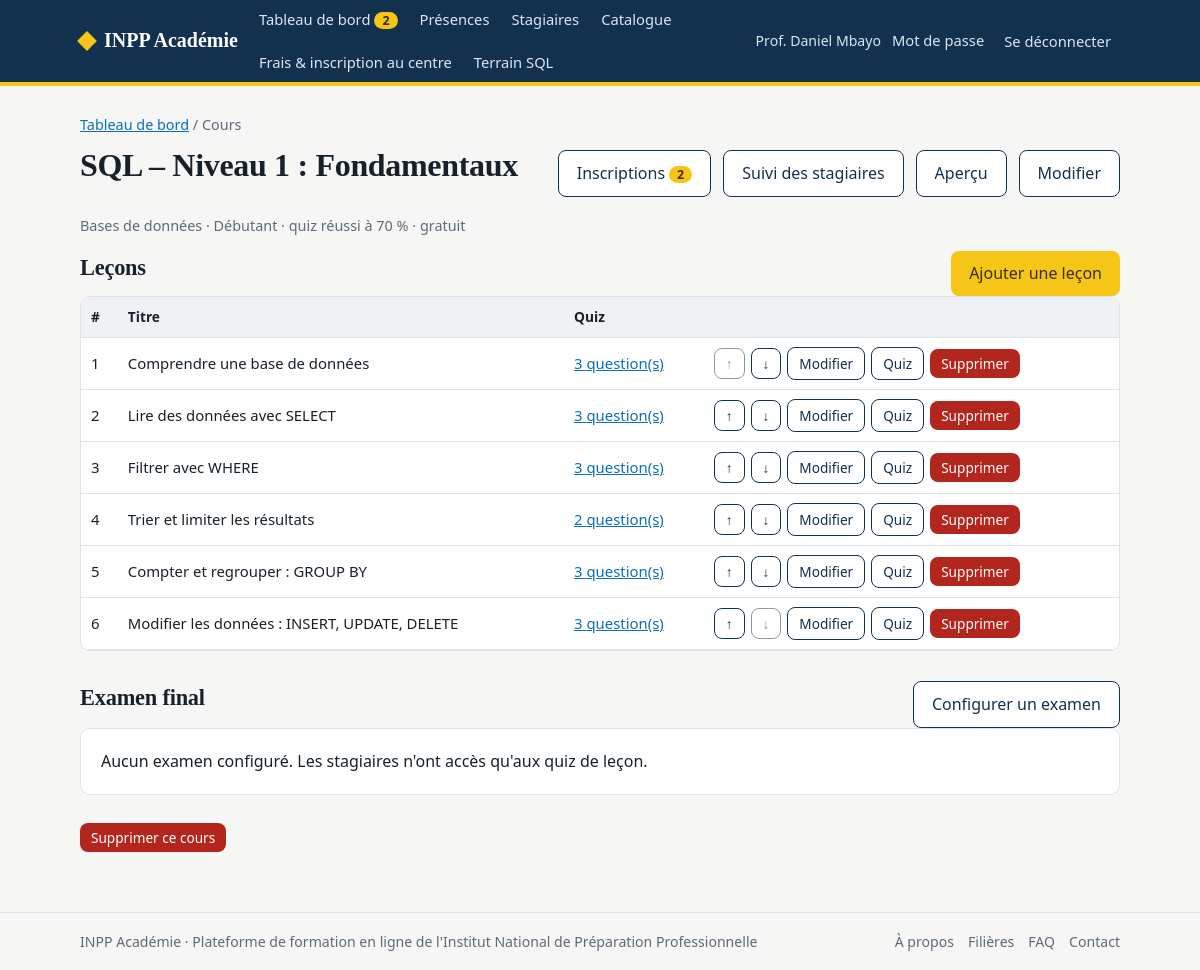
Screenshot of /formateur/cours/1 (signed in) with the database file from the repository.
### tables this page shows
CREATE TABLE users (
    id INTEGER PRIMARY KEY AUTOINCREMENT,
    full_name TEXT NOT NULL,
    email TEXT NOT NULL UNIQUE,
    password_hash TEXT NOT NULL,
    role TEXT NOT NULL CHECK (role IN ('formateur', 'stagiaire', 'secretaire')),
    must_change_password INTEGER NOT NULL DEFAULT 0,
    created_by INTEGER REFERENCES users(id) ON DELETE SET NULL,
    created_at TEXT NOT NULL DEFAULT (datetime('now'))
);

CREATE TABLE courses (
    id INTEGER PRIMARY KEY AUTOINCREMENT,
    title TEXT NOT NULL,
    category TEXT NOT NULL DEFAULT 'Général',
    level TEXT NOT NULL DEFAULT 'Débutant',
    description TEXT NOT NULL DEFAULT '',
    fee_amount REAL NOT NULL DEFAULT 0,
    currency TEXT NOT NULL DEFAULT 'USD',
    pass_mark INTEGER NOT NULL DEFAULT 70,
    published INTEGER NOT NULL DEFAULT 1,
    trainer_id INTEGER NOT NULL REFERENCES users(id),
    created_at TEXT NOT NULL DEFAULT (datetime('now'))
);

CREATE TABLE lessons (
    id INTEGER PRIMARY KEY AUTOINCREMENT,
    course_id INTEGER NOT NULL REFERENCES courses(id) ON DELETE CASCADE,
    position INTEGER NOT NULL,
    title TEXT NOT NULL,
    content TEXT NOT NULL DEFAULT '',
    image TEXT
);

### app.py (the view)
@app.route("/formateur/cours/<int:course_id>")
@trainer_required
def course_manage(course_id):
    course = own_course(course_id)
    lessons = get_db().execute(
        "SELECT l.*, (SELECT COUNT(*) FROM questions q WHERE q.lesson_id=l.id) AS nb_questions "
        "FROM lessons l WHERE l.course_id=? ORDER BY position, id", (course_id,)).fetchall()
    pending = get_db().execute("SELECT COUNT(*) FROM enrollments WHERE course_id=? AND status='pending'",
                               (course_id,)).fetchone()[0]
    exam = get_exam(course_id)
    exam_nb_questions = 0
    exam_nb_attempts = 0
    if exam:
        exam_nb_questions = get_db().execute("SELECT COUNT(*) FROM exam_questions WHERE exam_id=?",
                                             (exam["id"],)).fetchone()[0]
        exam_nb_attempts = get_db().execute("SELECT COUNT(*) FROM exam_attempts WHERE exam_id=?",
                                            (exam["id"],)).fetchone()[0]
    return render_template("formateur/course_manage.html", course=course, lessons=lessons, pending=pending,
                           exam=exam, exam_nb_questions=exam_nb_questions, exam_nb_attempts=exam_nb_attempts)

### app.py (called while the page is built)
def get_db():
    if "db" not in g:
        g.db = database.connect()
    return g.db

def csrf_field():
    if "_csrf" not in session:
        session["_csrf"] = secrets.token_hex(16)
    from markupsafe import Markup
    return Markup(f'<input type="hidden" name="_csrf" value="{session["_csrf"]}">')

@app.before_request
def csrf_protect():
    if request.method == "POST":
        sent = request.form.get("_csrf", "")
        if not sent or not secrets.compare_digest(sent, session.get("_csrf", "")):
            abort(400, "Formulaire expiré. Rechargez la page et recommencez.")

@app.before_request
def load_user():
    g.user = None
    uid = session.get("uid")
    if uid:
        g.user = get_db().execute("SELECT * FROM users WHERE id=?", (uid,)).fetchone()
        if g.user is None:
            session.clear()
    if (g.user and g.user["must_change_password"]
            and request.endpoint not in ("change_password", "logout", "static")):
        return redirect(url_for("change_password"))

@app.context_processor
def inject_nav():
    pending = 0
    if g.get("user") and g.user["role"] == "formateur":
        pending = get_db().execute(
            "SELECT COUNT(*) FROM enrollments e JOIN courses c ON c.id=e.course_id "
            "WHERE c.trainer_id=? AND e.status='pending'", (g.user["id"],)).fetchone()[0]
    return {"pending_total": pending}

def login_required(view):
    @wraps(view)
    def wrapped(*a, **kw):
        if not g.user:
            flash("Connectez-vous pour continuer.", "info")
            return redirect(url_for("login", next=request.path))
        return view(*a, **kw)
    return wrapped

def trainer_required(view):
    @wraps(view)
    @login_required
    def wrapped(*a, **kw):
        if g.user["role"] != "formateur":
            abort(403)
        return view(*a, **kw)
    return wrapped

def get_course(course_id):
    row = get_db().execute(
        "SELECT c.*, u.full_name AS trainer_name FROM courses c JOIN users u ON u.id=c.trainer_id "
        "WHERE c.id=?", (course_id,)).fetchone()
    if row is None:
        abort(404)
    return row

def own_course(course_id):
    course = get_course(course_id)
    if course["trainer_id"] != g.user["id"]:
        abort(403)
    return course

def get_exam(course_id):
    return get_db().execute("SELECT * FROM exams WHERE course_id=?", (course_id,)).fetchone()

### db.py (called while the page is built)
def connect():
    conn = sqlite3.connect(DB_PATH)
    conn.row_factory = sqlite3.Row
    conn.execute("PRAGMA foreign_keys = ON")
    return conn

### templates/formateur/course_manage.html
{% extends "base.html" %}{% block title %}{{ course.title }}{% endblock %}
{% block content %}
<div class="crumbs"><a href="{{ url_for('trainer_dashboard') }}">Tableau de bord</a> / Cours</div>
<div class="row between"><h1>{{ course.title }}</h1>
  <div class="row"><a class="btn alt" href="{{ url_for('enrollments', course_id=course.id) }}">Inscriptions{% if pending %}<span class="badge">{{ pending }}</span>{% endif %}</a><a class="btn alt" href="{{ url_for('tracking', course_id=course.id) }}">Suivi des stagiaires</a><a class="btn alt" href="{{ url_for('learn', course_id=course.id) }}">Aperçu</a><a class="btn alt" href="{{ url_for('course_edit', course_id=course.id) }}">Modifier</a></div></div>
<p class="meta">{{ course.category }} · {{ course.level }} · quiz réussi à {{ course.pass_mark }} % · {% if course.fee_amount %}{{ '%g'|format(course.fee_amount) }} {{ course.currency }}{% else %}gratuit{% endif %}{% if not course.published %} · <span class="tag warn">Brouillon</span>{% endif %}</p>
<div class="row between"><h2>Leçons</h2><a class="btn sun" href="{{ url_for('lesson_new', course_id=course.id) }}">Ajouter une leçon</a></div>
<div class="scroll"><table><thead><tr><th>#</th><th>Titre</th><th>Quiz</th><th></th></tr></thead><tbody>
{% for l in lessons %}<tr>
  <td>{{ loop.index }}</td><td>{{ l.title }}</td>
  <td><a href="{{ url_for('questions', lesson_id=l.id) }}">{{ l.nb_questions }} question(s)</a>{% if not l.nb_questions %} <span class="tag warn">Sans quiz</span>{% endif %}</td>
  <td><div class="row" style="gap:6px">
    <form method="post" action="{{ url_for('lesson_move', lesson_id=l.id) }}">{{ csrf_field() }}<input type="hidden" name="dir" value="up"><button class="btn alt small" {{ 'disabled' if loop.first }} aria-label="Monter">↑</button></form>
    <form method="post" action="{{ url_for('lesson_move', lesson_id=l.id) }}">{{ csrf_field() }}<input type="hidden" name="dir" value="down"><button class="btn alt small" {{ 'disabled' if loop.last }} aria-label="Descendre">↓</button></form>
    <a class="btn alt small" href="{{ url_for('lesson_edit', lesson_id=l.id) }}">Modifier</a>
    <a class="btn alt small" href="{{ url_for('questions', lesson_id=l.id) }}">Quiz</a>
    <form method="post" action="{{ url_for('lesson_delete', lesson_id=l.id) }}" onsubmit="return confirm('Supprimer cette leçon et son quiz ?')">{{ csrf_field() }}<button class="btn bad small">Supprimer</button></form>
  </div></td></tr>
{% else %}<tr><td colspan="4">Aucune leçon. Ajoutez la première.</td></tr>{% endfor %}
</tbody></table></div>
<div class="row between" style="margin-top:30px"><h2>Examen final</h2>
  <a class="btn alt" href="{{ url_for('exam_config', course_id=course.id) }}">{{ 'Modifier' if exam else 'Configurer un examen' }}</a></div>
{% if exam %}
<div class="card">
  <p class="row between">
    <span>{{ exam.title }} · {{ exam.duration_minutes }} min · réussite à {{ exam.pass_mark }} % · {{ exam.max_attempts }} tentative(s)
      {% if not exam.published %} · <span class="tag warn">Non publié</span>{% endif %}</span>
    <a class="btn alt small" href="{{ url_for('exam_results', course_id=course.id) }}">{{ exam_nb_attempts }} tentative(s) enregistrée(s)</a>
  </p>
  <p class="meta" style="margin:6px 0 0"><a href="{{ url_for('exam_questions', course_id=course.id) }}">{{ exam_nb_questions }} question(s)</a>{% if not exam_nb_questions %} <span class="tag warn">Sans question</span>{% endif %}</p>
</div>
{% else %}<div class="card">Aucun examen configuré. Les stagiaires n'ont accès qu'aux quiz de leçon.</div>{% endif %}
<form method="post" action="{{ url_for('course_delete', course_id=course.id) }}" onsubmit="return confirm('Supprimer définitivement ce cours, ses leçons, quiz et inscriptions ?')" style="margin-top:28px">{{ csrf_field() }}<button class="btn bad small">Supprimer ce cours</button></form>
{% endblock %}

### templates/base.html (shortened to what this page needs)
<!doctype html>
<html lang="fr">
<head>
<link rel="stylesheet" href="{{ url_for('static', filename='style.css') }}">
</head>
<body>
<header class="topbar noprint"><div class="wrap">
  <a class="brand" href="{{ url_for('index') }}"><i></i>INPP Académie</a>
  <nav>
    {% if g.user and g.user.role == 'formateur' %}
      <a href="{{ url_for('trainer_dashboard') }}">Tableau de bord{% if pending_total %}<span class="badge">{{ pending_total }}</span>{% endif %}</a>
      <a href="{{ url_for('sections_list') }}">Présences</a>
      <a href="{{ url_for('learners') }}">Stagiaires</a>
      <a href="{{ url_for('catalogue') }}">Catalogue</a>
    {% elif g.user and g.user.role == 'secretaire' %}
      <a href="{{ url_for('sec_dashboard') }}">Secrétariat</a>
      <a href="{{ url_for('sec_new') }}">Nouvelle inscription</a>
      <a href="{{ url_for('sec_registry') }}">Registre</a>
      <a href="{{ url_for('sec_jury') }}">Jury</a>
      <a href="{{ url_for('sec_tariffs') }}">Tarifs</a>
    {% elif g.user %}
      <a href="{{ url_for('my_courses') }}">Mes formations</a>
      <a href="{{ url_for('catalogue') }}">Catalogue</a>
    {% else %}
      <a href="{{ url_for('catalogue') }}">Catalogue</a>
      <a href="{{ url_for('filieres_public') }}">Filières</a>
      <a href="{{ url_for('apropos') }}">À propos</a>
    {% endif %}
    {% if not g.user or g.user.role != 'secretaire' %}<a href="{{ url_for('procedure') }}">Frais &amp; inscription au centre</a>{% endif %}
    {% if g.user and g.user.role != 'secretaire' %}<a href="{{ url_for('sql_lab') }}">Terrain SQL</a>{% endif %}
  </nav>
  <div class="who">
    {% if g.user %}
      <span>{{ g.user.full_name }}</span>
      <a class="linkbtn" href="{{ url_for('change_password') }}">Mot de passe</a>
      <form method="post" action="{{ url_for('logout') }}" style="margin:0">{{ csrf_field() }}<button class="linkbtn">Se déconnecter</button></form>
    {% else %}
      <a class="linkbtn" href="{{ url_for('login') }}">Se connecter</a>
      <a class="btn sun small" href="{{ url_for('register') }}">Créer un compte</a>
    {% endif %}
  </div>
</div></header>
<main><div class="wrap">
  {% block content %}{% endblock %}
</div></main>
<footer class="noprint"><div class="wrap">
  <div class="row between">
    <span>INPP Académie · Plateforme de formation en ligne de l'Institut National de Préparation Professionnelle</span>
    <nav class="row" style="gap:14px">
      <a href="{{ url_for('apropos') }}">À propos</a>
      <a href="{{ url_for('filieres_public') }}">Filières</a>
      <a href="{{ url_for('faq') }}">FAQ</a>
      <a href="{{ url_for('contact') }}">Contact</a>
    </nav>
  </div>
</div></footer>
</body>
</html>

### static/style.css (style rules this page uses)
:root { --ink:#17212b;--muted:#5d6b78;--navy:#12314f;--river:#0b6fb8;--sun:#f5c518;--paper:#f6f7f4;--card:#fff;--line:#dfe3e6;--ok:#1f7a4d;--okbg:#e6f4ec;--bad:#b3261e;--badbg:#fdeceb;--warn:#7a5a00;--warnbg:#fff4cc;--infobg:#e7f1fa }
* { box-sizing:border-box }
body { margin:0;font:16px/1.55 "Segoe UI",Roboto,Helvetica,Arial,sans-serif;color:var(--ink);background:var(--paper) }
h1,h2,h3 { font-family:Georgia,"Times New Roman",serif;line-height:1.2;margin:0 0 .5em;letter-spacing:-.01em }
h1 { font-size:2rem }
h2 { font-size:1.4rem }
a { color:var(--river) }
.wrap { max-width:1080px;margin:0 auto;padding:0 20px }
.topbar { background:var(--navy);color:#fff;border-bottom:4px solid var(--sun) }
.topbar .wrap { display:flex;align-items:center;gap:12px;min-height:58px;flex-wrap:wrap }
.brand { font:700 1.25rem Georgia,serif;color:#fff;text-decoration:none;display:flex;align-items:center;gap:10px }
.brand i { width:14px;height:14px;background:var(--sun);display:inline-block;transform:rotate(45deg) }
.topbar nav { display:flex;gap:4px;flex:1;flex-wrap:wrap }
.topbar nav a,.linkbtn { color:#dbe7f3;text-decoration:none;padding:8px 9px;border-radius:6px;font-size:.92rem;background:none;border:0;cursor:pointer;font-family:inherit }
.who { display:flex;align-items:center;gap:2px;font-size:.88rem;color:#dbe7f3 }
.badge { background:var(--sun);color:#3a2d00;border-radius:999px;padding:0 8px;font-size:.78rem;font-weight:700;margin-left:4px }
main { padding:28px 0 60px;min-height:70vh }
footer { border-top:1px solid var(--line);padding:18px 0;color:var(--muted);font-size:.88rem }
footer a { color:var(--muted);text-decoration:none }
footer .row { flex-wrap:wrap;gap:10px }
.card { background:var(--card);border:1px solid var(--line);border-radius:10px;padding:20px }
.meta { color:var(--muted);font-size:.9rem }
.row { display:flex;gap:12px;align-items:center;flex-wrap:wrap }
.between { justify-content:space-between }
.btn { display:inline-block;background:var(--river);color:#fff;border:0;border-radius:8px;padding:10px 18px;font:600 .95rem inherit;font-family:inherit;text-decoration:none;cursor:pointer }
.btn.alt { background:#fff;color:var(--navy);border:1px solid var(--navy) }
.btn.sun { background:var(--sun);color:#3a2d00 }
.btn.bad { background:var(--bad) }
.btn.small { padding:5px 11px;font-size:.85rem }
.btn[disabled] { opacity:.5;cursor:not-allowed }
table { width:100%;border-collapse:collapse;background:#fff;font-size:.93rem }
th,td { padding:9px 10px;border-bottom:1px solid var(--line);text-align:left;vertical-align:middle }
th { background:#eef2f5;font-weight:600;font-size:.86rem }
.scroll { overflow-x:auto;border:1px solid var(--line);border-radius:10px }
.crumbs { font-size:.9rem;color:var(--muted);margin-bottom:10px }

### rows the page displays
users: user.full_name "Prof. Daniel Mbayo"
courses: title "SQL – Niveau 1 : Fondamentaux", category "Bases de données", level "Débutant", pass_mark "70"
lessons: title "Comprendre une base de données", nb_questions "3"
lessons: title "Lire des données avec SELECT", nb_questions "3"
lessons: title "Filtrer avec WHERE", nb_questions "3"
lessons: title "Trier et limiter les résultats", nb_questions "2"
lessons: title "Compter et regrouper : GROUP BY", nb_questions "3"
lessons: title "Modifier les données : INSERT, UPDATE, DELETE", nb_questions "3"

### other values shown
{{ pending_total }} "2"
{{ pending }} "2"
{{ 'Modifier' if exam else 'Configurer un examen' }} "Configurer un examen"
